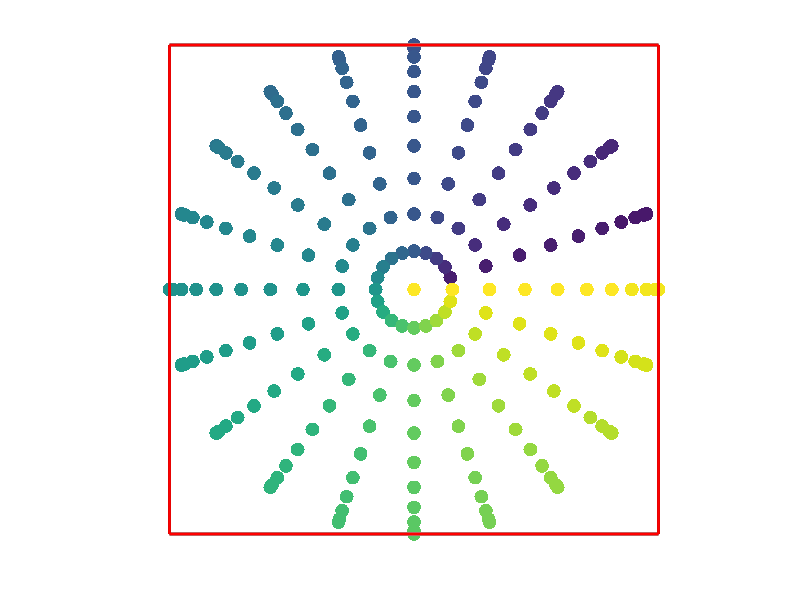

Recreate this plot in MATLAB.

%% scatter sphere inside a kube

figure(1), clf, hold on

% draw the bottom lines
plot3([0 0],[0 1],[0 0],'k','linew',2)
plot3([0 1],[1 1],[0 0],'k','linew',2)
plot3([0 1],[0 0],[0 0],'k','linew',2)
plot3([1 1],[0 1],[0 0],'k','linew',2)

% draw the top lines
plot3([0 0],[0 1],[1 1],'r','linew',2)
plot3([0 1],[1 1],[1 1],'r','linew',2)
plot3([0 1],[0 0],[1 1],'r','linew',2)
plot3([1 1],[0 1],[1 1],'r','linew',2)

% draw the vertical lines
plot3([0 0],[0 0],[0 1],'b','linew',2)
plot3([1 1],[1 1],[0 1],'b','linew',2)
plot3([0 0],[1 1],[0 1],'b','linew',2)
plot3([1 1],[0 0],[0 1],'b','linew',2)

% fix axis
axis square
xlabel('x'), ylabel('y'), zlabel('z')

% sphere inside the unit box
[sx,sy,sz] = sphere;
%plot3((sx+1).*0.5,(sy+1).*0.5,(sz+1).*0.5,'ko','markerfacecolor','m')

% use scatter3 to make a colorful ball
scatter3(sx(:)/2+.5,sy(:)/2+.5,sz(:)/2+.5,100,linspace(0,255,numel(sz)),'filled')


rotate3d on

% turn off the tick marks
set(gca,'xtick',[],'ytick',[],'ztick',[])
axis off

%%
